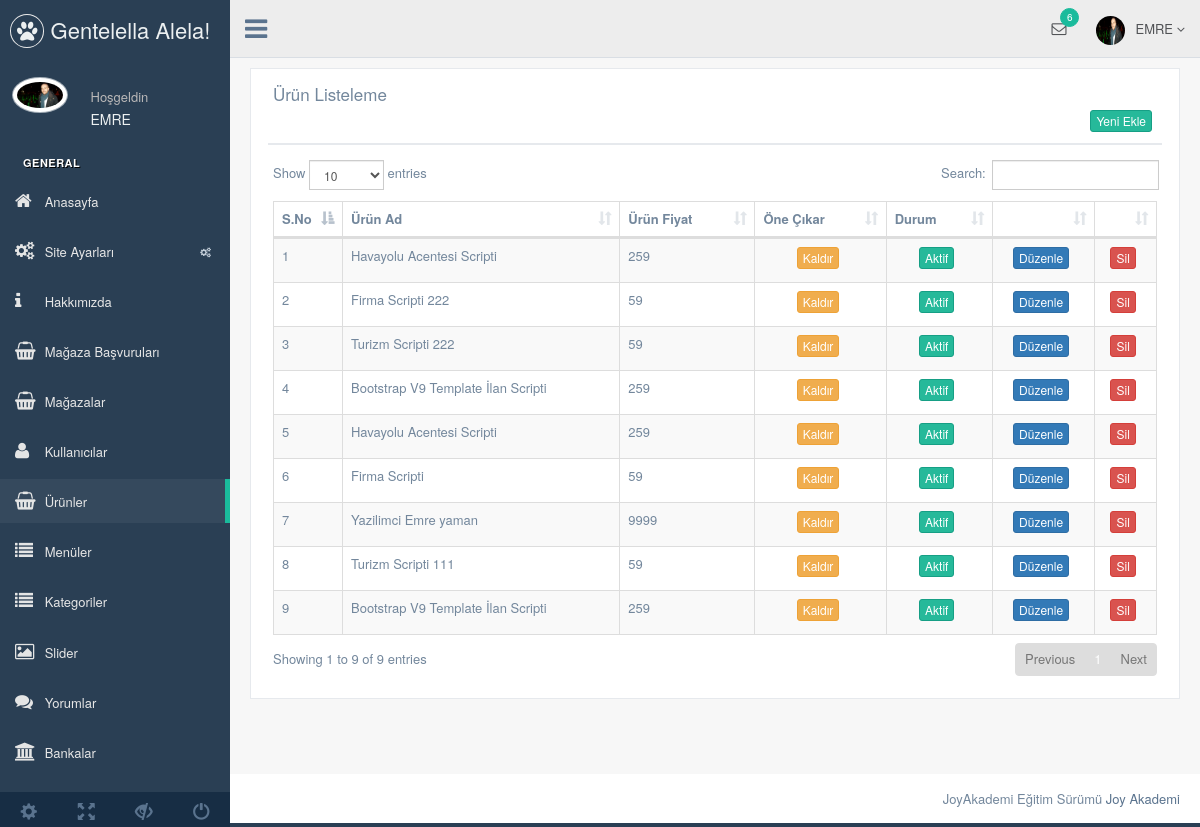
/nedmin/production/urun.php (signed in), run on the app's committed database.
### tables this page shows
CREATE TABLE IF NOT EXISTS `kullanici` (
  `kullanici_id` int(11) NOT NULL AUTO_INCREMENT,
  `subMerchantKey` varchar(500) NOT NULL,
  `kullanici_magaza` enum('0','1','2') NOT NULL DEFAULT '0',
  `kullanici_magazafoto` varchar(500) NOT NULL DEFAULT 'dimg/magaza-fotoyok.png',
  `kullanici_zaman` datetime NOT NULL DEFAULT CURRENT_TIMESTAMP,
  `kullanici_sonzaman` datetime NOT NULL,
  `kullanici_resim` varchar(250) NOT NULL,
  `kullanici_tc` varchar(50) NOT NULL,
  `kullanici_banka` varchar(100) NOT NULL,
  `kullanici_iban` varchar(50) DEFAULT NULL,
  `kullanici_ad` varchar(50) NOT NULL,
  `kullanici_soyad` varchar(50) NOT NULL,
  `kullanici_mail` varchar(100) NOT NULL,
  `kullanici_gsm` varchar(50) NOT NULL,
  `kullanici_password` varchar(50) NOT NULL,
  `kullanici_adres` varchar(250) NOT NULL,
  `kullanici_il` varchar(100) NOT NULL,
  `kullanici_ilce` varchar(100) NOT NULL,
  `kullanici_unvan` varchar(100) NOT NULL,
  `kullanici_tip` enum('PERSONAL','PRIVATE_COMPANY','LIMITED_OR_JOINT_STOCK_COMPANY','') DEFAULT 'PERSONAL',
  `kullanici_vdaire` varchar(50) NOT NULL,
  `kullanici_vno` varchar(50) NOT NULL,
  `kullanici_yetki` varchar(50) NOT NULL,
  `kullanici_durum` int(1) NOT NULL DEFAULT '1',
  PRIMARY KEY (`kullanici_id`)
);

CREATE TABLE IF NOT EXISTS `urun` (
  `urun_id` int(11) NOT NULL AUTO_INCREMENT,
  `kullanici_id` int(11) NOT NULL,
  `kategori_id` int(11) NOT NULL,
  `urun_zaman` timestamp NOT NULL DEFAULT CURRENT_TIMESTAMP,
  `urunfoto_resimyol` varchar(250) NOT NULL,
  `urun_ad` varchar(250) NOT NULL,
  `urun_seourl` varchar(250) NOT NULL,
  `urun_detay` text NOT NULL,
  `urun_fiyat` float(9,2) NOT NULL,
  `urun_satis` int(4) NOT NULL DEFAULT '0',
  `urun_video` varchar(50) NOT NULL,
  `urun_keyword` varchar(250) NOT NULL,
  `urun_stok` int(11) NOT NULL,
  `urun_durum` enum('0','1') NOT NULL,
  `urun_onecikar` enum('0','1') NOT NULL DEFAULT '0',
  PRIMARY KEY (`urun_id`)
);

### nedmin/production/urun.php (the view, shortened to what this page needs)
<?php
include 'header.php';
$urunsor=$db->prepare("SELECT * FROM urun order by urun_id DESC");
$urunsor->execute();
?>
<div class="right_col" role="main">
  <div class="">
    <div class="row">
      <div class="col-md-12 col-sm-12 col-xs-12">
        <div class="x_panel">
          <div class="x_title">
            <h2>Ürün Listeleme </h2>
            <div class="clearfix"></div>
            <div align="right">
              <a href="urun-ekle.php"><button class="btn btn-success btn-xs"> Yeni Ekle</button></a>
            </div>
          </div>
          <div class="x_content">
            <table id="datatable-responsive" class="table table-striped table-bordered dt-responsive nowrap" cellspacing="0" width="100%">
              <thead>
                <tr>
                  <th>S.No</th>
                  <th>Ürün Ad</th>
                  <th>Ürün Fiyat</th>
                  <th>Öne Çıkar</th>
                  <th>Durum</th>
                  <th></th>
                  <th></th>
                </tr>
              </thead>
              <tbody>
                <?php
                $say=0;
                while($uruncek=$urunsor->fetch(PDO::FETCH_ASSOC)) { $say++?>
                <tr>
                 <td width="20"><?php echo $say ?></td>
                 <td><?php echo $uruncek['urun_ad'] ?></td>
                 <td><?php echo $uruncek['urun_fiyat'] ?></td>
                 <td><center><?php
                 if ($uruncek['urun_onecikar']==0) {?>
                 <a href="../netting/islem.php?urun_id=<?php echo $uruncek['urun_id'] ?>&urun_one=1&urun_onecikar=ok"><button class="btn btn-success btn-xs">Ön Çıkar</button></a>
                 <?php } elseif ($uruncek['urun_onecikar']==1) {?>
                 <a href="../netting/islem.php?urun_id=<?php echo $uruncek['urun_id'] ?>&urun_one=0&urun_onecikar=ok"><button class="btn btn-warning btn-xs">Kaldır</button></a>
                   <?php } ?>
                   </center></td>
                 <td><center><?php
                  if ($uruncek['urun_durum']==1) {?>
                  <button class="btn btn-success btn-xs">Aktif</button>
                <?php } else {?>
                <button class="btn btn-danger btn-xs">Pasif</button>
                <?php } ?>
              </center>
            </td>
            <td><center><a href="urun-duzenle.php?urun_id=<?php echo $uruncek['urun_id']; ?>"><button class="btn btn-primary btn-xs">Düzenle</button></a></center></td>
            <td><center><a onclick="return confirm('Bu ürünü silmek  istediğinizden emin misiniz?')"  href="../netting/islem.php?urun_id=<?php echo $uruncek['urun_id']; ?>&urunsil=ok"><button class="btn btn-danger btn-xs">Sil</button></a></center></td>
          </tr>
          <?php  }
          ?>
        </tbody>
      </table>
    </div>
  </div>
</div>
</div>
</div>
</div>
<?php include 'footer.php'; ?>

### nedmin/production/header.php (shortened to what this page needs)
<?php
include '../netting/baglan.php';
$kullanicisor=$db->prepare("SELECT * FROM kullanici where kullanici_mail=:mail");
$kullanicisor->execute(array(
  'mail' => $_SESSION['kullanici_mail']
  ));
$kullanicicek=$kullanicisor->fetch(PDO::FETCH_ASSOC);
?>
<!DOCTYPE html>
<html lang="en">
<head>
  <link href="../vendors/bootstrap/dist/css/bootstrap.min.css" rel="stylesheet">
  <link href="../vendors/font-awesome/css/font-awesome.min.css" rel="stylesheet">
  <link href="../vendors/nprogress/nprogress.css" rel="stylesheet">
  <link href="../vendors/iCheck/skins/flat/green.css" rel="stylesheet">
  <link href="../vendors/datatables.net-bs/css/dataTables.bootstrap.min.css" rel="stylesheet">
  <link href="../vendors/datatables.net-buttons-bs/css/buttons.bootstrap.min.css" rel="stylesheet">
  <link href="../vendors/datatables.net-fixedheader-bs/css/fixedHeader.bootstrap.min.css" rel="stylesheet">
  <link href="../vendors/datatables.net-responsive-bs/css/responsive.bootstrap.min.css" rel="stylesheet">
  <link href="../vendors/datatables.net-scroller-bs/css/scroller.bootstrap.min.css" rel="stylesheet">
  <link href="../vendors/dropzone/dist/min/dropzone.min.css" rel="stylesheet">
  <link href="../build/css/custom.min.css" rel="stylesheet">
</head>
<body class="nav-md">
  <div class="container body">
    <div class="main_container">
      <div class="col-md-3 left_col">
        <div class="left_col scroll-view">
          <div class="navbar nav_title" style="border: 0;">
            <a href="index.html" class="site_title"><i class="fa fa-paw"></i> <span>Gentelella Alela!</span></a>
          </div>
          <div class="profile clearfix">
            <div class="profile_pic">
              <img src="images/img.jpg" alt="..." class="img-circle profile_img">
            </div>
            <div class="profile_info">
              <span>Hoşgeldin</span>
              <h2><?php echo $kullanicicek['kullanici_ad'] ?></h2>
            </div>
          </div>
          <br />
          <div id="sidebar-menu" class="main_menu_side hidden-print main_menu">
            <div class="menu_section">
              <h3>General</h3>
              <ul class="nav side-menu">
                <li><a href="index.php"><i class="fa fa-home"></i> Anasayfa </a></li>
                <li><a><i class="fa fa-cogs"></i> Site Ayarları <span class="fa fa-cogs"></span></a>
             </li>
             <li><a href="hakkimizda.php"><i class="fa fa-info"></i> Hakkımızda </a></li>
             <li><a href="magaza-onay.php"><i class="fa fa-shopping-basket"></i> Mağaza Başvuruları </a></li>
             <li><a href="magazalar.php"><i class="fa fa-shopping-basket"></i> Mağazalar </a></li>
             <li><a href="kullanici.php"><i class="fa fa-user"></i> Kullanıcılar </a></li>
             <li><a href="urun.php"><i class="fa fa-shopping-basket"></i> Ürünler </a></li>
             <li><a href="menu.php"><i class="fa fa-list"></i> Menüler </a></li>
             <li><a href="kategori.php"><i class="fa fa-list"></i> Kategoriler </a></li>
             <li><a href="slider.php"><i class="fa fa-image"></i> Slider </a></li>
             <li><a href="yorum.php"><i class="fa fa-comments"></i> Yorumlar </a></li>
             <li><a href="banka.php"><i class="fa fa-bank"></i> Bankalar </a></li>
           </ul>
         </div>
       </div>
       <div class="sidebar-footer hidden-small">
        <a data-toggle="tooltip" data-placement="top" title="Settings">
          <span class="glyphicon glyphicon-cog" aria-hidden="true"></span>
        </a>
        <a data-toggle="tooltip" data-placement="top" title="FullScreen">
          <span class="glyphicon glyphicon-fullscreen" aria-hidden="true"></span>
        </a>
        <a data-toggle="tooltip" data-placement="top" title="Lock">
          <span class="glyphicon glyphicon-eye-close" aria-hidden="true"></span>
        </a>
        <a data-toggle="tooltip" data-placement="top" title="Logout">
          <span class="glyphicon glyphicon-off" aria-hidden="true"></span>
        </a>
      </div>
    </div>
  </div>
  <div class="top_nav">
    <div class="nav_menu">
      <nav>
        <div class="nav toggle">
          <a id="menu_toggle"><i class="fa fa-bars"></i></a>
        </div>
        <ul class="nav navbar-nav navbar-right">
          <li class="">
            <a href="javascript:;" class="user-profile dropdown-toggle" data-toggle="dropdown" aria-expanded="false">
              <img src="images/img.jpg" alt=""><?php echo $kullanicicek['kullanici_ad'] ?>
              <span class=" fa fa-angle-down"></span>
            </a>
          </li>
          <li role="presentation" class="dropdown">
            <a href="javascript:;" class="dropdown-toggle info-number" data-toggle="dropdown" aria-expanded="false">
              <i class="fa fa-envelope-o"></i>
              <span class="badge bg-green">6</span>
            </a>
          </li>
        </ul>
      </nav>
    </div>
  </div>

### data on the page
kullanici: kullanici_ad "EMRE"
urun: urun_ad "Havayolu Acentesi Scripti", urun_fiyat "259", urun_durum "Aktif"
urun: urun_ad "Firma Scripti 222", urun_fiyat "59", urun_durum "Aktif"
urun: urun_ad "Turizm Scripti 222", urun_fiyat "59", urun_durum "Aktif"
urun: urun_ad "Bootstrap V9 Template İlan Scripti", urun_fiyat "259", urun_durum "Aktif"
urun: urun_ad "Havayolu Acentesi Scripti", urun_fiyat "259", urun_durum "Aktif"
urun: urun_ad "Firma Scripti", urun_fiyat "59", urun_durum "Aktif"
urun: urun_ad "Yazilimci Emre yaman", urun_fiyat "9999", urun_durum "Aktif"
urun: urun_ad "Turizm Scripti 111", urun_fiyat "59", urun_durum "Aktif"
urun: urun_ad "Bootstrap V9 Template İlan Scripti", urun_fiyat "259", urun_durum "Aktif"
